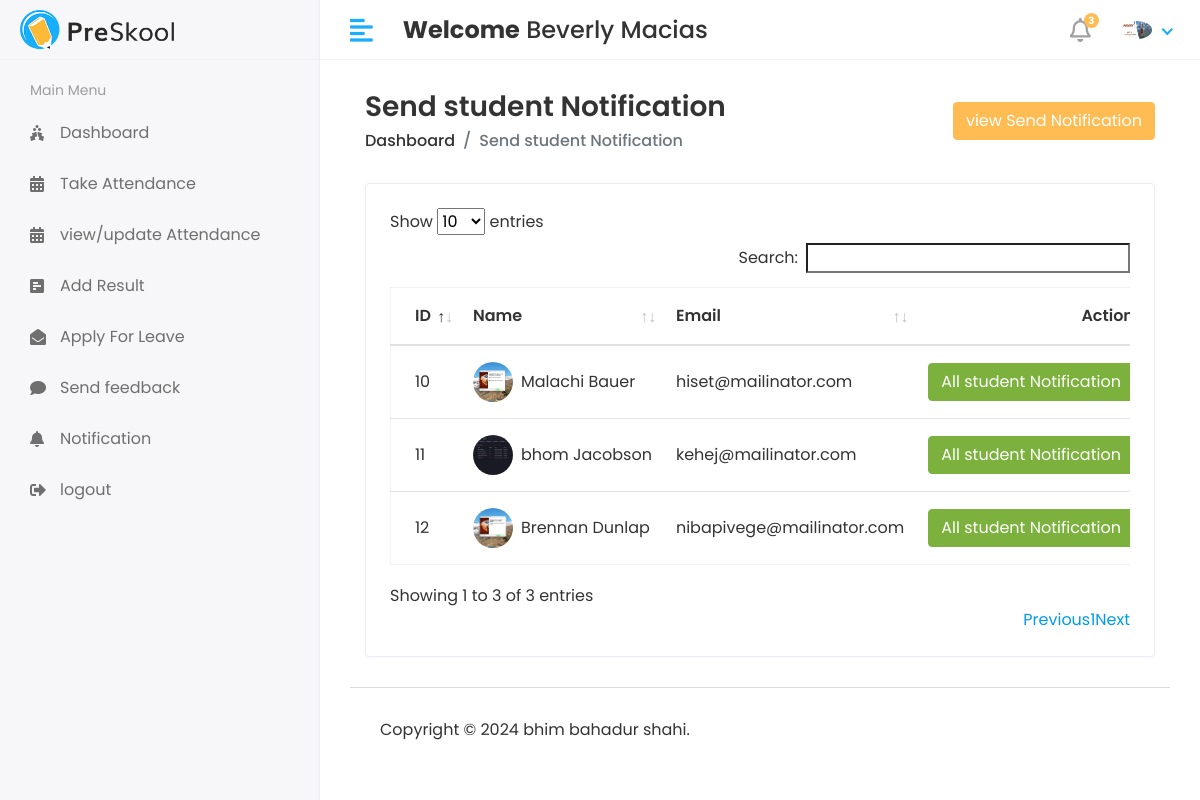
Before: /hod/student/send_notification (signed in) with the older database file.
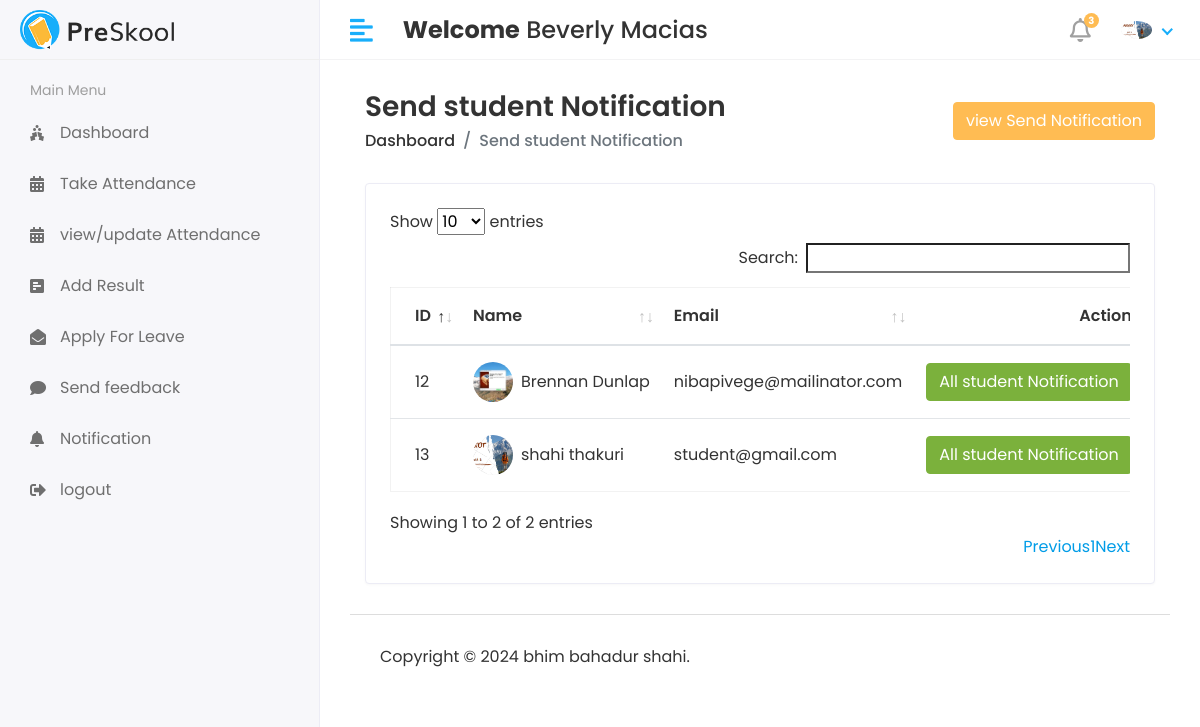
After: the same page with the newer database file.
### collage_management_app/models.py (models this page shows, shortened)
class Student(models.Model):
     admin =models.OneToOneField(CustomUser,on_delete=models.CASCADE)
     address =models.TextField()
     gender = models.CharField(max_length=100)
     course_id =models.ForeignKey(Course,on_delete=models.DO_NOTHING)
     session_year_id =models.ForeignKey(Session_year,on_delete=models.DO_NOTHING)
     created_at =models.DateTimeField(auto_now_add=True)
     updated_at =models.DateTimeField(auto_now=True)

class CustomUser(AbstractUser):
    USER_CHOICES = (
        (1, 'HOD'),
        (2, 'STAFF'),
        (3, 'STUDENT'),
    )
    user_type = models.CharField(choices=USER_CHOICES, max_length=50, default=1)
    profile_pic = models.ImageField(upload_to='media/profile_pic')

### collage_management_system/hod_views.py (the view)
# urls.py: path('hod/student/send_notification', hod_views.STUDENT_SEND_NOTIFICATION,
@login_required(login_url='/')
def STUDENT_SEND_NOTIFICATION(request):
    student= Student.objects.all()
    notification = Student_Notification.objects.all()
    context ={
       'student':student,
       'notification':notification,
    }
    return render(request,'hod/student_notification.html',context)

### templates/hod/student_notification.html (shortened to what this page needs)
{% extends 'base.html' %}
{% block content %}
<div class="content container-fluid">
    <div class="page-header">
        <div class="row align-items-center">
            <div class="col">
                <h3 class="page-title">Send student Notification</h3>
                <ul class="breadcrumb">
                    <li class="breadcrumb-item"><a href="index.html">Dashboard</a></li>
                    <li class="breadcrumb-item active">Send student Notification</li>
                </ul>
            </div>
            <div class="col-auto text-right float-right ml-auto">
                <button type="button" class="btn btn-primary" data-toggle="modal"
                        data-target="#send_notification_modal">
                    view Send Notification
                </button>
            </div>
        </div>
    </div>
    <div class="row">
        <div class="col-sm-12">
            <div class="card card-table">
                <div class="card-body">
                    <div class="table-responsive">
                        <table id="table_id" class="table table-hover table-center mb-0 ">
                            <thead>
                            <tr>
                                <th>ID</th>
                                <th>Name</th>
                                <th>Email</th>
                                <th class="text-right">Action</th>
                            </tr>
                            </thead>
                            <tbody>
                            {% for student in student%}
                            <tr>
                                <td>{{student.id}}</td>
                                <td>
                                    <h2 class="table-avatar">
                                        <a href="student-details.html" class="avatar avatar-sm mr-2"><img
                                                class="avatar-img rounded-circle"
                                                src="/{{student.admin.profile_pic}}" alt="User Image"></a>
                                        <a href="student-details.html">{{student.admin.first_name}}&nbsp;{{student.admin.last_name}}</a>
                                    </h2>
                                </td>
                                <td>{{student.admin.email}}</td>
                                <td class="text-right">
                                    <button type="button" class="btn btn-success" data-toggle="modal"
                                            data-target="#send_notification-{{forloop.counter}}">
                                        All student Notification
                                    </button>
                                </td>
                            </tr>
                            {% endfor %}
                            </tbody>
                        </table>
                    </div>
                </div>
            </div>
        </div>
    </div>
</div>
{% endblock %}

Changed rows visible on the page:
removed Student: id "10", admin.profile_pic (picture), admin.first_name "Malachi", admin.last_name "Bauer", admin.email "hiset@mailinator.com"
removed Student: id "11", admin.profile_pic (picture), admin.first_name "bhom", admin.last_name "Jacobson", admin.email "kehej@mailinator.com"
added Student: id "13", admin.profile_pic (picture), admin.first_name "shahi", admin.last_name "thakuri", admin.email "student@gmail.com"
Other visible differences:
text written by a page script: "Show entries Search: Showing 1 to 3 of 3 entries Previous 1 Next" → "Show entries Search: Showing 1 to 2 of 2 entries Previous 1 Next"
